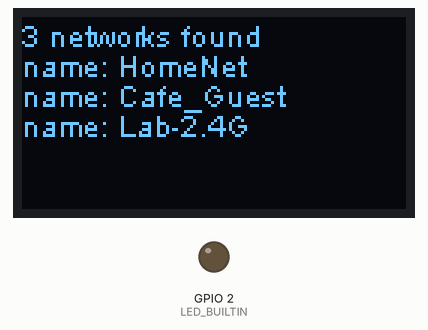
Simulated run of this program. Board: ESP32. Parts: 128×64 one-colour display, output pins drawn as LEDs (lit = HIGH). A WiFi scan finds three made-up networks; what the program prints to the serial monitor is not drawn.

Above: at 2.2 s.

The program:

main.cpp
```cpp
/*
 * Simple wifi scanner which list available Wifi networks
 * on a OLED screen driven by a SSD1306 controller
 */

#include <Arduino.h>
#include <Wire.h>
#include "SSD1306.h"
#include "WiFi.h"

SSD1306 display(0x3c, 5, 4);

void setup()
{
  // initialize LED digital pin as an output.
  pinMode(LED_BUILTIN, OUTPUT);
  Serial.begin(9600);
  display.init();
  display.flipScreenVertically();
  display.setFont(ArialMT_Plain_10);
  WiFi.mode(WIFI_STA);
  WiFi.disconnect();
  delay(100);
}

void loop()
{
  char buffer[128] = {0};
  // clear the display
  display.clear();
  display.setTextAlignment(TEXT_ALIGN_LEFT);
  int n = WiFi.scanNetworks();
  sprintf(buffer, "%d networks found", n);
  display.drawString(0, 0, buffer);
  for (int i = 0; i < n; ++i)
  {
    String ssid = WiFi.SSID(i);
    uint32_t rssi = WiFi.RSSI(i);
    char open[2];
    if(WiFi.encryptionType(i) == WIFI_AUTH_OPEN)
      strcpy(open, "Y");
    else strcpy(open, "N");
    memset(buffer, 0, sizeof(buffer));
    sprintf(buffer, "name: %s", ssid.c_str());
    display.drawString(0, (i + 1) * 10, buffer);

    Serial.print(i + 1);
    Serial.print(": ");
    Serial.print(WiFi.SSID(i));
    Serial.print(" (");
    Serial.print(WiFi.RSSI(i));
    Serial.print(")");
    Serial.println((WiFi.encryptionType(i) == WIFI_AUTH_OPEN) ? " " : "*");
    delay(10);
  }
  display.display();
  delay(5000);
}
```
